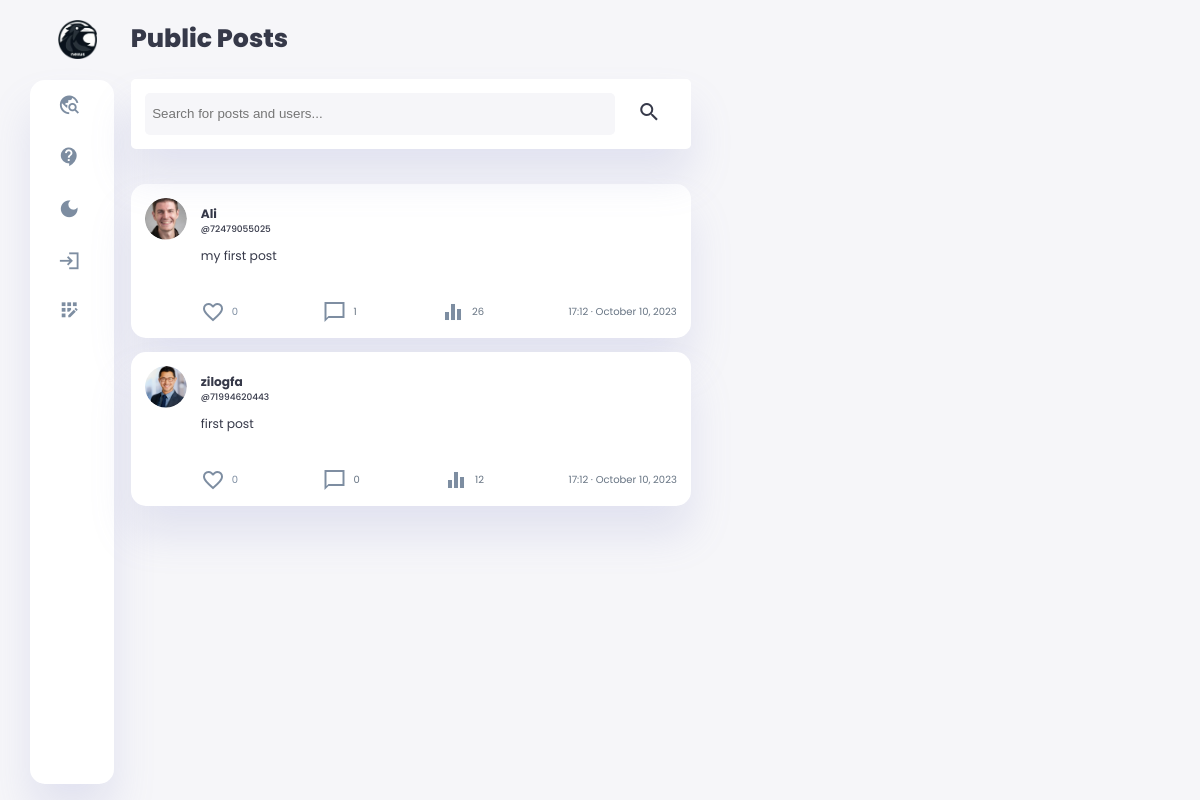
The page / on the database its author committed.
### main.py (models this page shows, shortened)
    class Post(db.Model):  # user.posts.all()
        __tablename__ = 'post'
        id = db.Column(db.Integer, primary_key=True)
        user_id = db.Column(db.Integer, db.ForeignKey(
            'user.id'), nullable=False)
        body = db.Column(db.Text, nullable=False)
        post_picture = db.Column(db.String(200))
        likes = db.Column(db.Integer, default=0)
        created_at = db.Column(db.DateTime, default=datetime.utcnow)
        updated_at = db.Column(
            db.DateTime, default=datetime.utcnow, onupdate=datetime.utcnow)
        post_impressions = db.Column(db.Integer, default=0)
        user = relationship('User', back_populates='posts')
        comments = db.relationship(
            'Comment', back_populates='post', cascade="all, delete-orphan")

    class User(db.Model, UserMixin):
        __tablename__ = 'user'
        id = db.Column(db.Integer, primary_key=True)
        unique_id = db.Column(db.String(11), unique=True, nullable=False)
        username = db.Column(db.String(40), nullable=False, unique=False)
        email = db.Column(db.String(80), nullable=False, unique=True)
        password = db.Column(db.String(100), nullable=False)
        profile_picture = db.Column(db.String(80))
        header_picture = db.Column(db.String(80))
        bio = db.Column(db.Text, nullable=True)
        phone_number = db.Column(db.String(20), nullable=True)
        location = db.Column(db.String(30), nullable=True)
        birthday = db.Column(db.DateTime, nullable=True)
        bio_url = db.Column(db.String(255), nullable=True)
        profile_impressions = db.Column(db.Integer, default=0)
        created_at = db.Column(db.DateTime, default=datetime.utcnow)
        updated_at = db.Column(
            db.DateTime, default=datetime.utcnow, onupdate=datetime.utcnow)
        is_blocked = db.Column(db.Boolean, default=False)
        is_private = db.Column(db.Boolean, default=False)
        dark_theme = db.Column(db.Boolean, default=False)
        posts = relationship('Post', back_populates='user')
        comments = db.relationship('Comment', back_populates='user')
        liked_posts = db.relationship(
            'Post', secondary=likes, backref='likers')
        followed = db.relationship('User', secondary=followers,
                                   primaryjoin=(followers.c.follower_id == id),
                                   secondaryjoin=(
                                       followers.c.followed_id == id),
                                   backref=db.backref('followers', lazy='dynamic'), lazy='dynamic')

### main.py (the view)
    @app.route('/')
    def all():
        all_posts = Post.query.order_by(Post.created_at.desc()).all()
        for post in all_posts:
            post.body = process_post_body(post.body)
        return render_template('index.html', posts=all_posts, current_user=current_user, logged_in=current_user.is_authenticated)

### main.py (called while the page is built)
@app.before_request
def before_request():
    g.csrf_token = generate_csrf()  # from flask import g

def process_post_body(body):
    body = re.sub(
        r'(http[s]?://(?:[a-zA-Z]|[0-9]|[$-_@.&+]|[!*\\(\\),]|(?:%[0-9a-fA-F][0-9a-fA-F]))+)',
        r'<a href="\1" target="_blank" class="url-link">\1</a>', body
    )
    body = re.sub(
        r'#(\w+)', r'<a href="/search?query=\1" class="hashtag-link">#\1</a>', body)
    return body

### templates/index.html (shortened to what this page needs)
{% extends 'base.html' %}
{% block content %}
<h1>Public Posts</h1>
<div class="user-post mySearch">
    <form action="{{url_for('search')}}" method="GET" class="search-form">
        <input type="text" name="query" placeholder="  Search for posts and users...">
        <button type="submit"><span class="material-icons-sharp">search</span></button>
    </form>
</div>
{% if posts %}
{% for post in posts %}
<div class="user-post" data-post-id="{{ post.id }}">
    <div class="content">
        <div class="title">
            {% if post.user.profile_picture %}
            <img src="{{ url_for('static', filename='profile_pictures/' + post.user.profile_picture) }}">
            {% else %}
            <img src="{{ url_for('static', filename='images/blank-profile-pic.png') }}">
            {% endif %}
            <a href="{{ url_for('user_profile', user_id=post.user.id) }}">
            <h3>{{ post.user.username }}</h3>
            <p style="font-size: xx-small; font-weight: 500; color: var(--color-dark)">@{{ post.user.unique_id }}</p>
            </a>
        </div>
        <div class="post-body">
            <p class="p-body">{{ post.body|replace('\n', '<br>')|safe }}</p>
            <div class="comment-icon">
                <a href="#" class="like-button" data-post-id="{{ post.id }}" {% if current_user and post in current_user.liked_posts %}class="liked"{% endif %} onclick="likePost(event, this); return false;">
                    <span class="likes-wrapper">
                        {% if post.likes == 1 %}
                            <span class="heart-emoji red-heart"><span class="material-icons-sharp">
                                favorite
                            </span></span>
                        {% else %}
                            <span class="heart-emoji empty-heart"><span class="material-icons-sharp">
                            </span></span>
                        {% endif %}
                    <span class="likes-count">{{ post.likes }}</span>
                    </span>
                </a>
                <a href="{{ url_for('show_post', post_id=post.id) }}">
                    <span class="material-icons-sharp">
                    </span>
                    <p>{{ post.comments|length }} </p>
                </a>
                <a href="{{ url_for('show_post', post_id=post.id) }}">
                    <span class="material-icons-sharp">
                    </span>
                    <p class="impression-count">{{ post.post_impressions }} </p>
                </a>
                <a href="{{ url_for('show_post', post_id=post.id) }}">
                    <p>{{ post.created_at.strftime('%H:%M · %B %d, %Y') }} </p>
                </a>
            </div>
        </div>
    </div>
</div>
{% endfor %}
{% else %}
<div class="user-post">
<div class="content">
    <h3>No Posts</h3>
</div>
</div>
{% endif %}
{% endblock %}

### static/css/root.css (style rules this page uses)
:root { --color-primary: #6C9BCF; --color-danger: #FF0060; --color-success: #1B9C85; --color-warning: #F7D060; --color-white: #fff; --color-info-dark: #7d8da1; --color-dark: #363949; --color-light: rgba(132, 139, 200, 0.18); --color-dark-variant: #677483; --color-background: #f6f6f9; --card-border-radius: 2rem; --border-radius-1: 0.4rem; --border-radius-2: 1.2rem; --card-padding: 1.8rem; --padding-1: 1.2rem; --box-shadow: 0 2rem 3rem var(--color-light); --color-post: #5dbbff; --color-post-hover: #0095ff; }
* { margin: 0; padding: 0; outline: 0; appearance: 0; border: 0; text-decoration: none; box-sizing: border-box; }
html { font-size: 14px; }
body { width: 100vw; height: 100vh; font-family: 'Poppins', sans-serif; font-size: 0.88rem; user-select: none; overflow-x: hidden; color: var(--color-dark); background-color: var(--color-background); }
a { color: var(--color-dark); }
img { display: block; width: 100%; object-fit: cover; }
h1 { font-weight: 800; font-size: 1.8rem; }
h3 { font-weight: 500; font-size: 0.87rem; }
p { color: var(--color-dark-variant); }
.heart-emoji { font-size: 24px; transition: all 0.6s ease; animation: heart-nohover 0.1s forwards ease-out; }
.empty-heart { color:var(--color-info-dark); transition: all 0.6s ease }

### static/css/main.css (style rules this page uses)
main .user-post { display: flex; flex-direction: column; justify-content: space-between; background-color: var(--color-white); box-shadow: var(--box-shadow); border-radius: 15px; min-height: 6vh; width: 46rem; position: relative; top: 1.5rem; transition: all 0.3s ease; margin-bottom: 1rem; }
.user-post { -webkit-user-select: none; user-select: none; }
.user-post { width: -moz-fit-content; width: fit-content; }
main .user-post .content { padding: 1rem; }
main .user-post .content .title { display: flex; flex-direction: row; gap: 1rem; position: relative; }
main .user-post .content .title img { width: 3rem; clip-path: circle(); border-radius: 50px; }
main .user-post .content .title h3 { margin-top: 0.5rem; font-weight: bolder; }
main .user-post .content .title h3 { margin-top: 0.5rem; }
main .user-post .content .post-body { margin-top: 0.5rem; margin-left: 4rem; position: relative; align-items: center; }
main .user-post .content .post-body .p-body { inline-size: 98%; overflow-wrap: break-word; color: var(--color-dark); }
main .user-post .content .post-body .comment-icon { display: flex; flex-direction: row; justify-content: space-between; margin-top: 2.5rem; }
main .user-post .content .post-body .comment-icon a { color: var(--color-info-dark); display: flex; position: relative; align-items: center; gap: 0.5rem; font-size: x-small; }
main .user-post .content .post-body .comment-icon a span { display: flex; flex-direction: row; align-items: center; gap: 0.5rem; }

### static/css/search.css (style rules this page uses)
main .search-form { padding: 1rem; display: flex; flex-direction: row; width: 100%; gap: 0.5rem; }
main .search-form input { background-color: var(--color-background); color: var(--color-dark); height: 3rem; border-radius: 5px; width: 90%; }
main .search-form button { background-color: transparent; width: 4rem; color: var(--color-dark); font-weight: bold; border-radius: 50px; transition: all 0.3s ease }
main .mySearch { margin-top: 1.5rem; position: -webkit-sticky; position: sticky; top: 0; z-index: 1000; border-radius: 5px; }
main .mySearch { display: none; }

### static/css/tablet.css (style rules this page uses)
@media screen and (max-width: 1200px) { main .mySearch { display: block; } }
@media screen and (max-width: 1200px) { main .user-post { max-width: 40rem; } }

### rows shown on the page
Post: profile_picture (picture), user.username "Ali", user.unique_id "72479055025", body "my first post", likes "0", comments|length "1", post_impressions "26", created_at "17:12 · October 10, 2023"
Post: profile_picture (picture), user.username "zilogfa", user.unique_id "71994620443", body "first post", likes "0", comments|length "0", post_impressions "12", created_at "17:12 · October 10, 2023"
